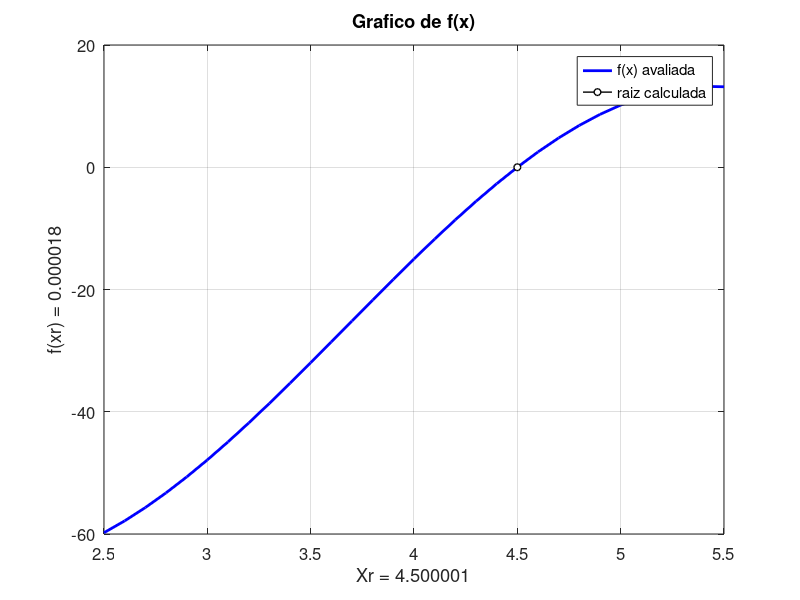
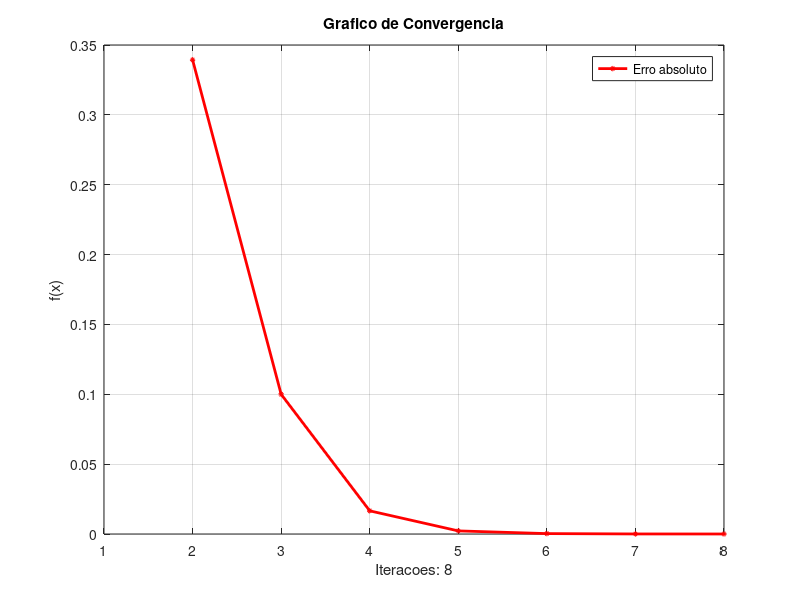

MATLAB code for these plots, in order:
function List1Exercise9() #main
  clc;
 #Initializing values
  xI   = 2.5;
  xU   = 5.5;
  max  = 1000;
  tol = 1e-5;
  [dadosX, dadosY, dadosConv] = metodoDaFalsaPosicao(xI, xU, max, tol);
  printf('Colunas do grafico:');
  for i = 1:length(dadosX)
   printf('\nX = %.6f', dadosX(i));
   printf('  Y = %.6f', dadosY(i));
  endfor
  printf('\nQuantidade de iteracoes necessarias: %d\n', i);
  plotaGrafico(dadosX, dadosY, dadosConv,xI, xU, tol);
endfunction

#Calculate f(X)
function y = f(x)
    y = sin(x/2) .* (x - 9/2) .* (x + 29);
endfunction

#False position method
function [dadosX, dadosY, dadosConv] = metodoDaFalsaPosicao(xI, xU, max, tol)
  dadosX    = zeros(1, max);
  dadosY    = zeros(1, max);
  dadosConv = zeros(1, max);
  xrVelho   = inf;
  contU     = 0;
  contI     = 0;

  for i = 1: max
   fxI  = f(xI);
   fxU  = f(xU);
   xR   = xU - (fxU * (xI - xU)) / (fxI - fxU);
   fxR  = f(xR);
   eA   = abs(xR - xrVelho);
   dadosX(i) = xR;
   dadosY(i) = fxR;
   dadosConv(i) = eA;
    if fxI * fxR > 0
       xI = xR;
       contU  = 0;
       contI += 1;
       if contI > 1
         fxI = fxI / 2; #if xI stuck, force to reduce itself
       endif
     else
       xU = xR;
       contI = 0;
       contU += 1;
        if contU > 1
         fxU = fxU / 2; #if xU stuck, force to reduce itself
        endif
     endif
    if eA <= tol
      dadosX = dadosX(1:i);
      dadosY = dadosY(1:i);
      dadosConv = dadosConv(1:i); #remove empty spaces by truncating the vector
      break;
    endif
    xrVelho = xR;
  endfor

endfunction

# Show the graph of f(x) and tangent lines of the false position method
function plotaGrafico(dadosX, dadosY, dadosConv, xI, xU, tol)
  figure(1);
  qtdeFramesG = length(dadosX);
  x = xI:0.1:xU;
  for cont = 1: qtdeFramesG
   clf;
   p1 = plot(x, f(x), 'linewidth', 2, 'color', [0 0 1]);
   hold on;
   p2 = plot(dadosX(cont), dadosY(cont), 'linewidth', 1, 'color', [0 0 0], 'marker',
   'o', 'markersize', 5, 'markerfacecolor', [1 1 1]);
   set(gca, 'fontsize', 12);
   xlabel(sprintf('Xr = %.6f', dadosX(cont)));
   ylabel(sprintf('f(xr) = %.6f', dadosY(cont)));
   legend([p1, p2], {'f(x) avaliada', 'raiz calculada'});
   title(sprintf('Grafico de f(x)'));
   grid on;
   pause(0.1);
  endfor
  #plot convergence graph
  figure(2);
  clf;
  i = 1:length(dadosConv);
  e = plot(i, dadosConv, 'r-o', 'linewidth', 2, 'markersize', 2);
  title('Grafico de Convergencia');
  xlabel(sprintf('Iteracoes: %d', i(end)));
  ylabel('f(x)'), ;
  legend(e, {'Erro absoluto'});
  grid on;

endfunction
